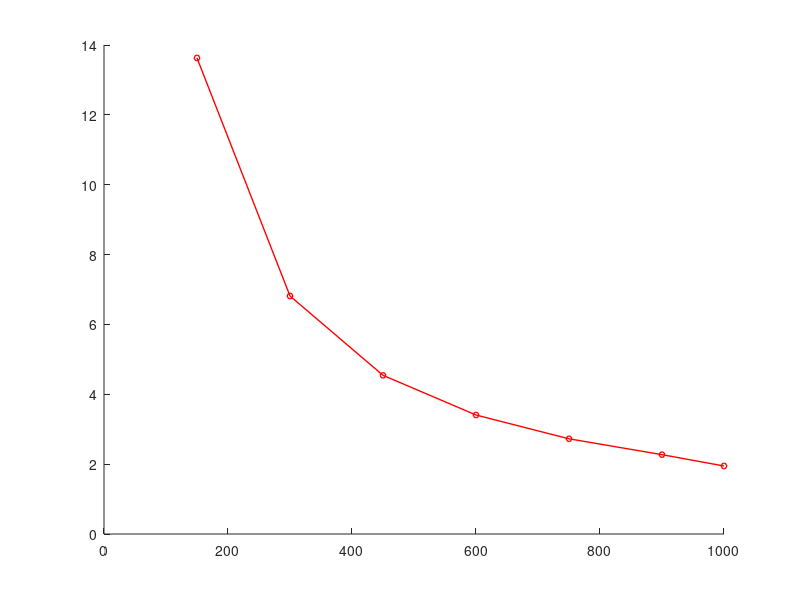
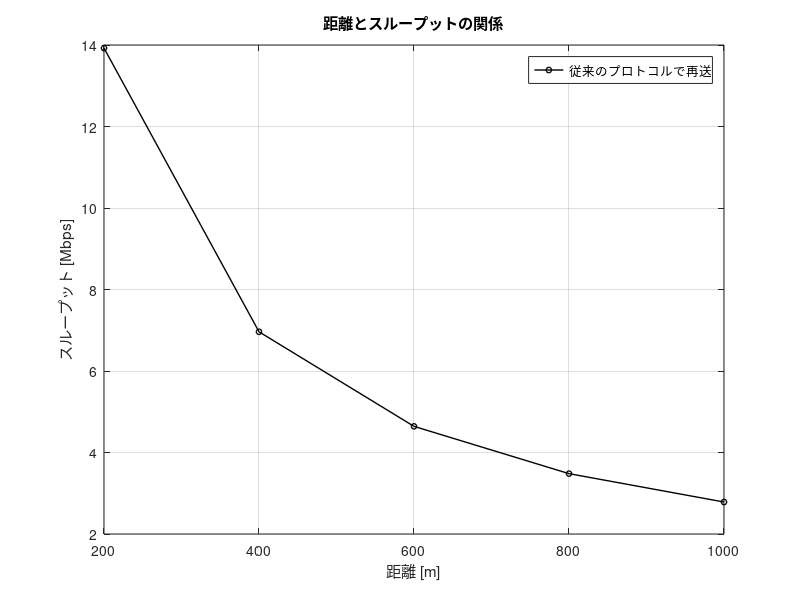

These charts were generated, in order, by the following MATLAB code:
%従来のプロトコル(18Mbps→12Mbps)で再送したときと中継し伝送したときのスループットの比較
clear;
Rmin = [-82, -81, -79, -77, -74, -70, -66, -65]; % 最小受信感度 [dBm]
TR = [6, 9, 12, 18, 24, 36, 48, 54]; % 伝送レート [Mbps]
databit = [24, 36, 48, 72, 96, 144, 192, 216]; % OFDMシンボルごとのデータビット[bit]

Tp = 10; % 送信電力 [dBm]
f = 2.4 * 10^9; % 周波数 [Hz]
c = 3 * 10^8; % 光速 [m/s]

PLCP_pre = 16; % PLCPプリアンブル[μs]
PLCPhead_sig = 1; % PLCPヘッダ（シグナル）[μs]
PLCPhead_ser = 16; % PLCPヘッダ（サービス）[μs]
ACK = 80; % 802.11ACKフレーム[bit]
MAC = 192; % 802.11MACヘッダ[bit]
LLC = 64; % LLCヘッダ[bit]
packet = 12000; % IPパケット長[bit]
FCS = 32; % FCS[bit]
tail = 6; % テイルビット[bit]
SIFS = 10; % [μs]
DIFS = 34; % [μs]
backoff = 101.5; % 平均バックオフ制御時間 [μs]
slottime = 9; % ショートスロットタイム[μs]
max_distance = 1000; % 最大距離 [m]
N_max = 20; % 最大端末数
error_rate=0.03;%再送率[%]
num_trials = 100;%試行回数

p= zeros(size(num_trials));%乱数
ACK_t=zeros(size(Rmin));%ACKフレーム[μs]
data_t=zeros(size(Rmin));%データフレーム[μs]
d_max=zeros(size(Rmin));%各伝送レートでの最大送信距離(50mごと)[m]
N_skip=zeros(size(Rmin));%各伝送レートでのスルー出来る最大の端末数

for i = 1:length(Rmin)
    Rmin_current = Rmin(i);
    TR_current = TR(i);
    databit_current = databit(i);
    
    % 最大伝送距離の計算
    Lfs = Tp - Rmin_current; % 距離減衰 [dB]
    d_max(i) = floor(((10^(Lfs / 20)) * c) / (4 * pi * f) / 50) * 50; % 最大伝送距離 [m]
    N_skip(i) = d_max(i) / 50;
    % フレームの計算
    ACK_t(i) = PLCP_pre + (PLCPhead_sig + ceil((PLCPhead_ser + ACK + FCS + tail) / databit_current)) * 4;
    data_t (i)= PLCP_pre + (PLCPhead_sig + ceil((PLCPhead_ser + MAC + LLC + packet + FCS + tail) / databit_current)) * 4;
end


figure;
hold on;


    N = 0;
    
    total_tt = 0;
    j = 1;

    while N <= N_max
        N = N + N_skip(4);
        total_tt = total_tt + (ACK_t(4) + data_t (4)+ SIFS + backoff); % トータル時間
        N = N - 1; % 条件ごとの端末減少
        total_tt = total_tt +  slottime +  ACK_t(4); % 通信成功

        if N >= N_max
            throughput_cond(j) = packet / total_tt; % スループット [Mbps]
            N_succsess_cond(j) = N_max * 50; % 距離[m]を記録
            break;
        end

        throughput_cond(j) = packet / total_tt; % スループット [Mbps]
        N_succsess_cond(j) = N * 50; % 距離[m]を記録
        j = j + 1;
    end

    % プロット
    plot(N_succsess_cond, throughput_cond, '-o', 'Color', 'r', 'LineWidth', 1, 'MarkerSize', 4, 'DisplayName', sprintf('%dつ手前の端末で中継', 1));
    

    % 条件2: スループット計算 (固定距離リスト)
    if mod(max_distance, d_max(4)) == 0
        distances = d_max(4):d_max(4):max_distance; 
    else
        distances = [d_max(4):d_max(4):max_distance max_distance];
    end
  
    
    throughput_2 = zeros(num_trials, length(distances)); % スループット_2 の事前割り当て
    throughput_3 = zeros(1, length(distances)); % スループット_3 の事前割り当て
    
    for i = 1:num_trials
        p = rand; % ランダムな確率を生成
        for j = 1:length(distances)
            D = distances(j);
            if p < error_rate
                % 再送が発生する場合 (最初は18 Mbps、再送は12 Mbps)
                total_tt = (ACK_t(4) + data_t(4) + SIFS + backoff) * (D / d_max(4)) + ...
                          (ACK_t(3) + data_t(3) + SIFS + backoff) * (D / d_max(3));
            else
                 % 再送が発生しない場合 (18 Mbps)
                 total_tt = (ACK_t(4) + data_t(4) + SIFS + backoff) * (D / d_max(4));
               
            end
            throughput_2(i, j) = packet / total_tt; % スループットを計算 [Mbps]
        end
    end
    
    disp(throughput_2);
    disp(size(throughput_2));
    
    % 各距離に対する平均スループットを計算
    for j = 1:length(distances)
        throughput_3(j) = mean(throughput_2(:, j));
    end
    
    % 結果をプロット
    figure;
    plot(distances, throughput_3, '-o', 'Color', 'k', 'LineWidth', 1, 'MarkerSize', 4, 'DisplayName', '従来のプロトコルで再送');
    xlabel('距離 [m]');
    ylabel('スループット [Mbps]');
    title('距離とスループットの関係');
    grid on;
    legend show;
    
